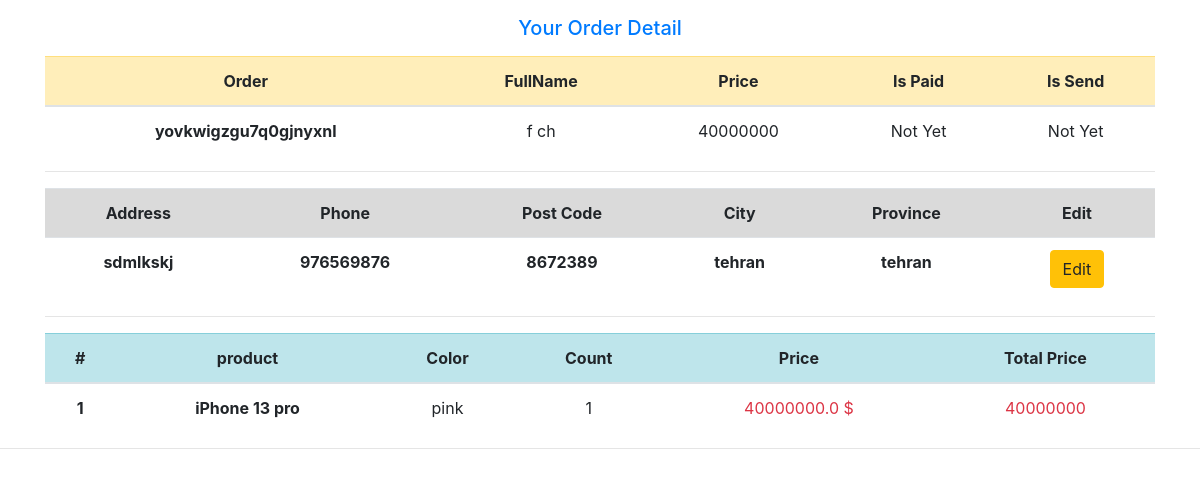
/order/order-detail/5 (signed in), run on an earlier commit of the app's database.
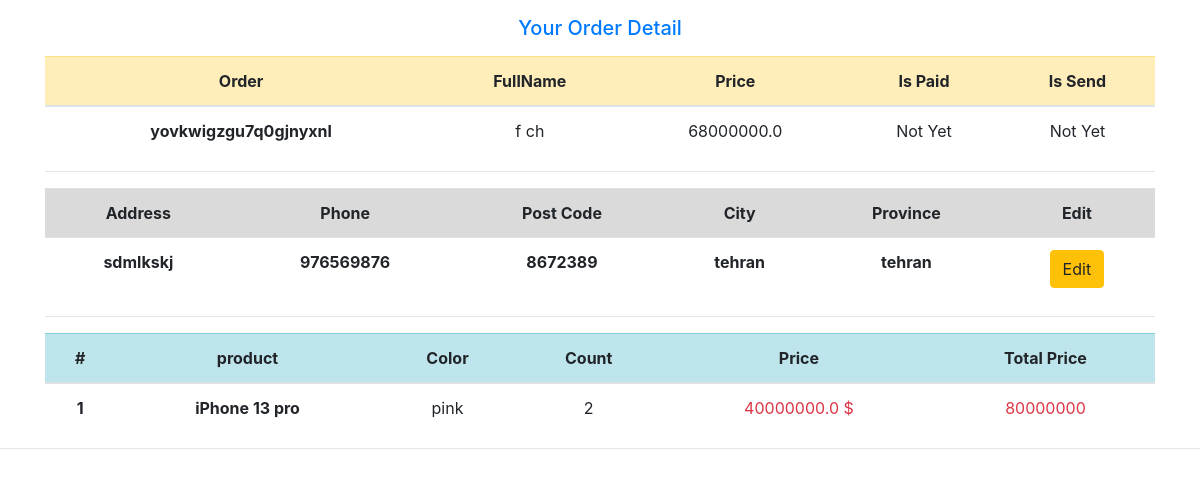
And on a later commit of the database.
### order_module/models.py (models this page shows, shortened)
class Order( models.Model ):
    owner = models.ForeignKey( User, on_delete=models.CASCADE )
    is_paid = models.BooleanField( default=False, help_text='order paid or not' )
    is_send = models.BooleanField( default=False, help_text='order sent or not' )
    created_date = models.DateTimeField( help_text='created current user order', auto_now_add=True )
    payment_date = models.DateTimeField( null=True, blank=True, help_text='order payment date' )
    tracking_code = models.CharField( null=True, max_length=50 )
    coupon_code = models.ForeignKey( 'Coupon', null=True, on_delete=models.DO_NOTHING, blank=True )
    name = models.CharField( max_length=50, null=True, blank=True )
    family = models.CharField( max_length=50, null=True, blank=True )
    post_code = models.IntegerField( null=True, blank=True )
    phone_number = models.IntegerField( null=True, blank=True )
    province = models.ForeignKey( 'Province', on_delete=models.CASCADE, null=True, blank=True )
    city = models.ForeignKey( 'City', on_delete=models.CASCADE, null=True, blank=True )
    address = models.TextField( null=True, blank=True )
    description = models.TextField( null=True, blank=True )
    def get_total_price(self):
        amount = 0
        for detail in self.orderdetail_set.all():
            amount += detail.price * detail.count
        if self.coupon_code is not None:
            amount -= (amount * self.coupon_code.amount) / 100
        return amount
    class Meta:
        verbose_name = 'user order'
        verbose_name_plural = 'orders list'

class OrderDetail( models.Model ):
    order = models.ForeignKey( Order, on_delete=models.CASCADE )
    product = models.ForeignKey( Product, on_delete=models.CASCADE )
    product_detail = models.ForeignKey( ProductDetail, on_delete=models.CASCADE )
    price = models.IntegerField( null=True )
    count = models.IntegerField( null=True )
    class Meta:
        verbose_name = 'order detail'
        verbose_name_plural = 'order detail lists'

class City( models.Model ):
    province = models.ForeignKey( Province, on_delete=models.CASCADE )
    city_name = models.CharField( max_length=30 )
    def __str__(self):
        return self.city_name
    class Meta:
        verbose_name = 'city'
        verbose_name_plural = 'cities'

class Province( models.Model ):
    province_name = models.CharField( max_length=30 )
    def __str__(self):
        return self.province_name
    class Meta:
        verbose_name = 'province'
        verbose_name_plural = 'provinces'

class Coupon( models.Model ):
    code = models.CharField( max_length=10 )
    amount = models.IntegerField()
    class Meta:
        verbose_name = 'discount code'
        verbose_name_plural = 'coupon codes'

### product_module/models.py (models this page shows, shortened)
class ProductDetail( models.Model ):
    product = models.ForeignKey( 'Product', on_delete=models.CASCADE,
                                 help_text='product that related to the current detail' )
    price = models.FloatField( default=0, verbose_name='product price' )
    discount_price = models.FloatField( verbose_name='product discount price',
                                        help_text='discount price for a product', null=True, blank=True )
    image = models.ImageField( verbose_name='product image', upload_to='products_image/', null=True, blank=True )
    is_active = models.BooleanField( default=False, verbose_name='product activation' )
    quantity = models.IntegerField( verbose_name='product quantity', help_text='number of current product' )
    color = models.CharField( max_length=100, verbose_name='product color' )
    size = models.CharField( max_length=100, verbose_name='product size' )
    class Meta:
        verbose_name = 'Product Details'
        verbose_name_plural = 'Product Details List'

class Product( models.Model ):
    title = models.CharField( max_length=300, verbose_name='product title', db_index=True )
    main_image = models.ImageField( verbose_name='main image', help_text='main image of the current product', null=True,
                                    blank=True, upload_to='product_images_main/' )
    short_description = models.CharField( max_length=500, verbose_name='product short description' )
    description = models.TextField( verbose_name='product description' )
    added_date = models.DateTimeField( auto_now_add=True, verbose_name='product added date' )
    slug = models.SlugField( unique=True, db_index=True, null=False, default='', blank=True )
    category = models.ForeignKey( Category, verbose_name='product category',
                                  db_index=True, on_delete=models.CASCADE, null=True, blank=True )
    sell_count = models.IntegerField( default=0, null=True, blank=True, help_text='Number of product sales' )
    brand = models.ForeignKey( Brand, on_delete=models.CASCADE, db_index=True, null=True )
    visited_count = models.IntegerField( help_text='number of visited this product', default=0 )
    class Meta:
        verbose_name = 'Product'
        verbose_name_plural = 'Product List'
    def __str__(self):
        return f'{self.title}'

### order_module/views.py (the view)
# urls.py: path( 'order-detail/<order_id>', views.user_order_detail, name='order-detail' ),
@login_required(login_url='account_module:login')
def user_order_detail(request, order_id):
    order = Order.objects.filter(id=order_id).first()
    context = {'title': 'order detail', 'order': order}
    return render(request, 'order_module/order_detail.html', context)

### order_module/templates/order_module/order_detail.html (shortened to what this page needs)
{% extends 'shared/layout.html' %}
{% block content %}
    <h5 class="text-center m-2 p-2 text-primary"> Your Order Detail</h5>
    <div class="container">
        <table class="table">
            <thead>
            <tr class="text-center table-warning">
                <th scope="col">Order</th>
                <th scope="col">FullName</th>
                <th scope="col">Price</th>
                <th scope="col">Is Paid</th>
                <th scope="col">Is Send</th>
            </tr>
            </thead>
            <tbody>
            <tr class="text-center table">
                <th>{{ order.tracking_code }}</th>
                <td>{{ order.name }} {{ order.family }}</td>
                <td>{{ order.get_total_price }}</td>
                <td>{% if order.is_paid %} Paid {% else %} Not Yet {% endif %}</td>
                <td>{% if order.is_send %} Sent {% else %} Not Yet {% endif %}</td>
            </tr>
            </tbody>
        </table>
        <hr>
        <table class="table">
            <tr class="text-center table-active">
                <th scope="col">Address</th>
                <th scope="col">Phone</th>
                <th scope="col">Post Code</th>
                <th scope="col">City</th>
                <th scope="col">Province</th>
                {% if not order.is_paid %}
                    <th>Edit</th>
                {% endif %}
            </tr>
            <tr class="text-center">
                <th scope="col">{{ order.address }}</th>
                <th scope="col">{{ order.phone_number }}</th>
                <th scope="col">{{ order.post_code }}</th>
                <th scope="col">{{ order.city }}</th>
                <th scope="col">{{ order.province }}</th>
                {% if not order.is_paid %}
                    <th><a href="{% url 'order_module:complete-order' %}" class="btn btn-warning">Edit</a></th>
                {% endif %}
            </tr>
        </table>
        <hr>
        <table class="table">
            <thead>
            <tr class="text-center table-info">
                <th scope="col">#</th>
                <th scope="col">product</th>
                <th scope="col">Color</th>
                <th scope="col">Count</th>
                <th scope="col">Price</th>
                <th scope="col">Total Price</th>
            </tr>
            </thead>
            <tbody>
            {% for detail in order.orderdetail_set.all %}
                <tr class="text-center">
                    <th>{{ forloop.counter }}</th>
                    <th>{{ detail.product }}</th>
                    <td>{{ detail.product_detail.color }}</td>
                    <td>{{ detail.count }}</td>
                    <td class="text-danger">
                        {% if detail.product_detail.discount_price %}
                            <del>{{ detail.product_detail.price }} $</del>
                            {{ detail.product_detail.discount_price }} $
                        {% else %}
                            {{ detail.product_detail.price }} $
                        {% endif %}
                    </td>
                    <td class="text-danger">
                        {% if detail.product_detail.discount_price %}
                            {% widthratio detail.product_detail.discount_price 1 detail.count %}
                        {% else %}
                            {% widthratio detail.product_detail.price 1 detail.count %}
                        {% endif %}
                </tr>
            {% endfor %}
            </tbody>
        </table>
    </div>
{% endblock %}

What changed in the data, as far as the page shows it:
changed Order "yovkwigzgu7q0gjnyxnl": get_total_price "40000000" → "68000000.0"
changed OrderDetail "iPhone 13 pro": count "1" → "2"; product_detail+count "40000000" → "80000000"
